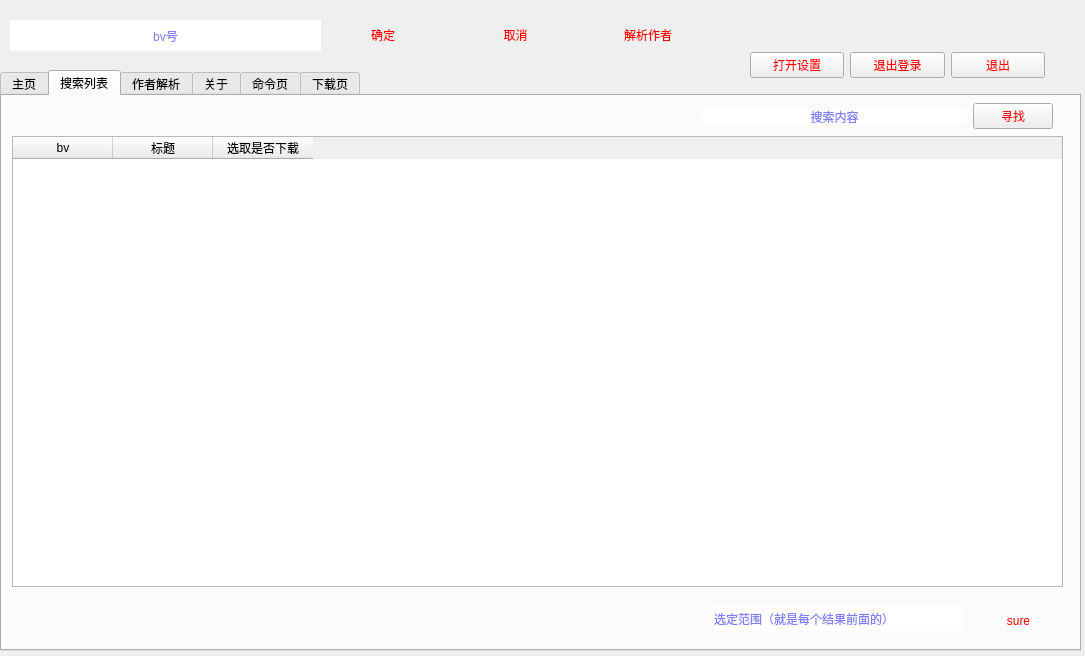
<?xml version="1.0" encoding="UTF-8"?>
<ui version="4.0">
 <class>bilibili_get</class>
 <widget class="QWidget" name="bilibili_get">
  <property name="geometry">
   <rect>
    <x>0</x>
    <y>0</y>
    <width>1085</width>
    <height>656</height>
   </rect>
  </property>
  <property name="windowTitle">
   <string>Widget</string>
  </property>
  <property name="styleSheet">
   <string notr="true">QPushButton {
	color: red;
	font-size: 20;
}
QLineEdit {
	color: blue;
	font-size: 20;
}
tabWidget{
	color: green;
	font-size: 15px;
}</string>
  </property>
  <widget class="QTabWidget" name="tabWidget">
   <property name="enabled">
    <bool>true</bool>
   </property>
   <property name="geometry">
    <rect>
     <x>0</x>
     <y>70</y>
     <width>1081</width>
     <height>581</height>
    </rect>
   </property>
   <property name="currentIndex">
    <number>1</number>
   </property>
   <widget class="QWidget" name="tab">
    <attribute name="title">
     <string>主页</string>
    </attribute>
    <widget class="QPushButton" name="cookie_button">
     <property name="geometry">
      <rect>
       <x>10</x>
       <y>10</y>
       <width>141</width>
       <height>41</height>
      </rect>
     </property>
     <property name="text">
      <string>获得cookie</string>
     </property>
     <property name="flat">
      <bool>true</bool>
     </property>
    </widget>
    <widget class="QTextEdit" name="ztl">
     <property name="enabled">
      <bool>true</bool>
     </property>
     <property name="geometry">
      <rect>
       <x>10</x>
       <y>60</y>
       <width>931</width>
       <height>501</height>
      </rect>
     </property>
     <property name="readOnly">
      <bool>true</bool>
     </property>
     <property name="overwriteMode">
      <bool>false</bool>
     </property>
    </widget>
    <widget class="QWidget" name="verticalLayoutWidget">
     <property name="geometry">
      <rect>
       <x>940</x>
       <y>60</y>
       <width>121</width>
       <height>31</height>
      </rect>
     </property>
     <layout class="QVBoxLayout" name="verticalLayout">
      <item>
       <widget class="QPushButton" name="start_bfq">
        <property name="text">
         <string>启动播放器</string>
        </property>
        <property name="flat">
         <bool>true</bool>
        </property>
       </widget>
      </item>
     </layout>
    </widget>
   </widget>
   <widget class="QWidget" name="tab_5">
    <property name="styleSheet">
     <string notr="true">pushButton{
	color: #070608;
};</string>
    </property>
    <attribute name="title">
     <string>搜索列表</string>
    </attribute>
    <widget class="QLineEdit" name="lineEdit_2">
     <property name="geometry">
      <rect>
       <x>710</x>
       <y>510</y>
       <width>251</width>
       <height>25</height>
      </rect>
     </property>
     <property name="text">
      <string/>
     </property>
     <property name="frame">
      <bool>false</bool>
     </property>
     <property name="placeholderText">
      <string>选定范围（就是每个结果前面的）</string>
     </property>
    </widget>
    <widget class="QPushButton" name="pushButton_2">
     <property name="geometry">
      <rect>
       <x>970</x>
       <y>510</y>
       <width>93</width>
       <height>29</height>
      </rect>
     </property>
     <property name="text">
      <string>sure</string>
     </property>
     <property name="flat">
      <bool>true</bool>
     </property>
    </widget>
    <widget class="QWidget" name="horizontalLayoutWidget_2">
     <property name="geometry">
      <rect>
       <x>700</x>
       <y>0</y>
       <width>351</width>
       <height>41</height>
      </rect>
     </property>
     <layout class="QHBoxLayout" name="horizontalLayout_2">
      <item>
       <widget class="QLineEdit" name="lineEdit">
        <property name="text">
         <string/>
        </property>
        <property name="frame">
         <bool>false</bool>
        </property>
        <property name="alignment">
         <set>Qt::AlignCenter</set>
        </property>
        <property name="dragEnabled">
         <bool>false</bool>
        </property>
        <property name="readOnly">
         <bool>false</bool>
        </property>
        <property name="placeholderText">
         <string>搜索内容</string>
        </property>
        <property name="clearButtonEnabled">
         <bool>true</bool>
        </property>
       </widget>
      </item>
      <item>
       <widget class="QPushButton" name="findS">
        <property name="text">
         <string>寻找</string>
        </property>
       </widget>
      </item>
     </layout>
    </widget>
    <widget class="QTableWidget" name="tableWidget">
     <property name="geometry">
      <rect>
       <x>10</x>
       <y>40</y>
       <width>1051</width>
       <height>451</height>
      </rect>
     </property>
     <column>
      <property name="text">
       <string>bv</string>
      </property>
     </column>
     <column>
      <property name="text">
       <string>标题</string>
      </property>
     </column>
     <column>
      <property name="text">
       <string>选取是否下载</string>
      </property>
     </column>
    </widget>
   </widget>
   <widget class="QWidget" name="tab_2">
    <attribute name="title">
     <string>作者解析</string>
    </attribute>
    <widget class="QLineEdit" name="authorMid">
     <property name="geometry">
      <rect>
       <x>20</x>
       <y>30</y>
       <width>551</width>
       <height>31</height>
      </rect>
     </property>
     <property name="alignment">
      <set>Qt::AlignCenter</set>
     </property>
     <property name="placeholderText">
      <string>作者id</string>
     </property>
     <property name="clearButtonEnabled">
      <bool>true</bool>
     </property>
    </widget>
    <widget class="QPushButton" name="getUsrInfo">
     <property name="geometry">
      <rect>
       <x>600</x>
       <y>30</y>
       <width>93</width>
       <height>29</height>
      </rect>
     </property>
     <property name="text">
      <string>解析作者</string>
     </property>
    </widget>
    <widget class="QLineEdit" name="input_a">
     <property name="geometry">
      <rect>
       <x>570</x>
       <y>510</y>
       <width>261</width>
       <height>25</height>
      </rect>
     </property>
     <property name="placeholderText">
      <string>输入下载区间，详见“关于”</string>
     </property>
    </widget>
    <widget class="QPushButton" name="okForAuthor">
     <property name="geometry">
      <rect>
       <x>840</x>
       <y>510</y>
       <width>111</width>
       <height>29</height>
      </rect>
     </property>
     <property name="text">
      <string>确定</string>
     </property>
    </widget>
    <widget class="QTextEdit" name="videoOfAuthor">
     <property name="geometry">
      <rect>
       <x>20</x>
       <y>80</y>
       <width>1031</width>
       <height>411</height>
      </rect>
     </property>
    </widget>
    <widget class="QLabel" name="label">
     <property name="geometry">
      <rect>
       <x>780</x>
       <y>30</y>
       <width>241</width>
       <height>20</height>
      </rect>
     </property>
     <property name="text">
      <string/>
     </property>
    </widget>
   </widget>
   <widget class="QWidget" name="tab_3">
    <attribute name="title">
     <string>关于</string>
    </attribute>
    <widget class="QTextEdit" name="about">
     <property name="enabled">
      <bool>true</bool>
     </property>
     <property name="geometry">
      <rect>
       <x>0</x>
       <y>30</y>
       <width>1071</width>
       <height>591</height>
      </rect>
     </property>
     <property name="html">
      <string>&lt;!DOCTYPE HTML PUBLIC &quot;-//W3C//DTD HTML 4.0//EN&quot; &quot;http://www.w3.org/TR/REC-html40/strict.dtd&quot;&gt;
&lt;html&gt;&lt;head&gt;&lt;meta name=&quot;qrichtext&quot; content=&quot;1&quot; /&gt;&lt;meta charset=&quot;utf-8&quot; /&gt;&lt;style type=&quot;text/css&quot;&gt;
p, li { white-space: pre-wrap; }
hr { height: 1px; border-width: 0; }
&lt;/style&gt;&lt;/head&gt;&lt;body style=&quot; font-family:'Microsoft YaHei UI'; font-size:9pt; font-weight:400; font-style:normal;&quot;&gt;
&lt;ol style=&quot;margin-top: 0px; margin-bottom: 0px; margin-left: 0px; margin-right: 0px; -qt-list-indent: 1;&quot;&gt;&lt;li style=&quot; font-family:'Open Sans','Helvetica Neue','Helvetica','Arial','sans-serif'; color:#606c71;&quot; style=&quot; margin-top:0px; margin-bottom:0px; margin-left:0px; margin-right:0px; -qt-block-indent:0; text-indent:0px;&quot;&gt;本软件只提供视频解析，不提供任何资源上传、存储到服务器的功能。&lt;/li&gt;
&lt;li style=&quot; font-family:'Open Sans','Helvetica Neue','Helvetica','Arial','sans-serif'; color:#606c71;&quot; style=&quot; margin-top:0px; margin-bottom:0px; margin-left:0px; margin-right:0px; -qt-block-indent:0; text-indent:0px;&quot;&gt;本软件仅解析来自B站的内容，不会对解析到的音视频进行二次编码，部分视频会进行有限的格式转换、拼接等操作。&lt;/li&gt;
&lt;li style=&quot; font-family:'Open Sans','Helvetica Neue','Helvetica','Arial','sans-serif'; color:#606c71;&quot; style=&quot; margin-top:0px; margin-bottom:0px; margin-left:0px; margin-right:0px; -qt-block-indent:0; text-indent:0px;&quot;&gt;本软件解析得到的所有内容均来自B站UP主上传、分享，其版权均归原作者所有。内容提供者、上传者（UP主）应对其提供、上传的内容承担全部责任。&lt;/li&gt;
&lt;li style=&quot; font-family:'Open Sans','Helvetica Neue','Helvetica','Arial','sans-serif'; color:#606c71;&quot; style=&quot; margin-top:0px; margin-bottom:0px; margin-left:0px; margin-right:0px; -qt-block-indent:0; text-indent:0px;&quot;&gt;&lt;span style=&quot; font-weight:700;&quot;&gt;本软件提供的所有内容，仅可用作学习交流使用，未经原作者授权，禁止用于其他用途。请在下载24小时内删除。为尊重作者版权，请前往资源的原始发布网站观看，支持原创，谢谢。&lt;/span&gt;&lt;/li&gt;
&lt;li style=&quot; font-family:'Open Sans','Helvetica Neue','Helvetica','Arial','sans-serif'; color:#606c71;&quot; style=&quot; margin-top:0px; margin-bottom:12px; margin-left:0px; margin-right:0px; -qt-block-indent:0; text-indent:0px;&quot;&gt;因使用本软件产生的版权问题，软件作者概不负责。&lt;/li&gt;&lt;/ol&gt;
&lt;p style=&quot; margin-top:0px; margin-bottom:0px; margin-left:0px; margin-right:0px; -qt-block-indent:0; text-indent:0px;&quot;&gt;&lt;span style=&quot; font-family:'Open Sans','Helvetica Neue','Helvetica','Arial','sans-serif'; color:#606c71;&quot;&gt;&lt;br /&gt;&lt;/span&gt;&lt;/p&gt;&lt;/body&gt;&lt;/html&gt;</string>
     </property>
    </widget>
    <widget class="QLabel" name="label_4">
     <property name="geometry">
      <rect>
       <x>0</x>
       <y>0</y>
       <width>1061</width>
       <height>20</height>
      </rect>
     </property>
     <property name="text">
      <string>关于</string>
     </property>
    </widget>
   </widget>
   <widget class="QWidget" name="tab_4">
    <attribute name="title">
     <string>命令页</string>
    </attribute>
    <widget class="QTextEdit" name="cmd">
     <property name="geometry">
      <rect>
       <x>20</x>
       <y>10</y>
       <width>921</width>
       <height>171</height>
      </rect>
     </property>
     <property name="placeholderText">
      <string>命令</string>
     </property>
    </widget>
    <widget class="QPushButton" name="cmdButton">
     <property name="geometry">
      <rect>
       <x>960</x>
       <y>10</y>
       <width>93</width>
       <height>29</height>
      </rect>
     </property>
     <property name="text">
      <string>执行</string>
     </property>
    </widget>
    <widget class="QTextEdit" name="cmdReturn">
     <property name="geometry">
      <rect>
       <x>20</x>
       <y>200</y>
       <width>1041</width>
       <height>341</height>
      </rect>
     </property>
     <property name="readOnly">
      <bool>true</bool>
     </property>
    </widget>
   </widget>
   <widget class="QWidget" name="tab_6">
    <attribute name="title">
     <string>下载页</string>
    </attribute>
    <widget class="QLabel" name="label_2">
     <property name="geometry">
      <rect>
       <x>30</x>
       <y>20</y>
       <width>81</width>
       <height>31</height>
      </rect>
     </property>
     <property name="text">
      <string>正在下载：</string>
     </property>
    </widget>
    <widget class="QLabel" name="downloadName">
     <property name="geometry">
      <rect>
       <x>120</x>
       <y>20</y>
       <width>931</width>
       <height>31</height>
      </rect>
     </property>
     <property name="text">
      <string/>
     </property>
    </widget>
    <widget class="QProgressBar" name="progressBar">
     <property name="geometry">
      <rect>
       <x>30</x>
       <y>70</y>
       <width>461</width>
       <height>23</height>
      </rect>
     </property>
     <property name="value">
      <number>24</number>
     </property>
    </widget>
   </widget>
  </widget>
  <widget class="QLineEdit" name="bv_line">
   <property name="geometry">
    <rect>
     <x>10</x>
     <y>20</y>
     <width>311</width>
     <height>31</height>
    </rect>
   </property>
   <property name="text">
    <string/>
   </property>
   <property name="frame">
    <bool>false</bool>
   </property>
   <property name="alignment">
    <set>Qt::AlignCenter</set>
   </property>
   <property name="placeholderText">
    <string>bv号</string>
   </property>
   <property name="clearButtonEnabled">
    <bool>true</bool>
   </property>
  </widget>
  <widget class="QWidget" name="horizontalLayoutWidget">
   <property name="geometry">
    <rect>
     <x>320</x>
     <y>20</y>
     <width>391</width>
     <height>31</height>
    </rect>
   </property>
   <layout class="QHBoxLayout" name="horizontalLayout">
    <item>
     <widget class="QPushButton" name="sure_button">
      <property name="styleSheet">
       <string notr="true"/>
      </property>
      <property name="text">
       <string>确定</string>
      </property>
      <property name="flat">
       <bool>true</bool>
      </property>
     </widget>
    </item>
    <item>
     <widget class="QPushButton" name="unsure_button">
      <property name="styleSheet">
       <string notr="true"/>
      </property>
      <property name="text">
       <string>取消</string>
      </property>
      <property name="flat">
       <bool>true</bool>
      </property>
     </widget>
    </item>
    <item>
     <widget class="QPushButton" name="pushButton_5">
      <property name="text">
       <string>解析作者</string>
      </property>
      <property name="flat">
       <bool>true</bool>
      </property>
     </widget>
    </item>
   </layout>
  </widget>
  <widget class="QWidget" name="horizontalLayoutWidget_3">
   <property name="geometry">
    <rect>
     <x>750</x>
     <y>50</y>
     <width>295</width>
     <height>31</height>
    </rect>
   </property>
   <layout class="QHBoxLayout" name="horizontalLayout_3">
    <item>
     <widget class="QPushButton" name="settingForButton">
      <property name="text">
       <string>打开设置</string>
      </property>
     </widget>
    </item>
    <item>
     <widget class="QPushButton" name="out">
      <property name="text">
       <string>退出登录</string>
      </property>
     </widget>
    </item>
    <item>
     <widget class="QPushButton" name="pushButton_3">
      <property name="enabled">
       <bool>true</bool>
      </property>
      <property name="text">
       <string>退出</string>
      </property>
      <property name="flat">
       <bool>false</bool>
      </property>
     </widget>
    </item>
   </layout>
  </widget>
  <widget class="QLabel" name="userName">
   <property name="geometry">
    <rect>
     <x>768</x>
     <y>20</y>
     <width>241</width>
     <height>20</height>
    </rect>
   </property>
   <property name="text">
    <string/>
   </property>
   <property name="textFormat">
    <enum>Qt::AutoText</enum>
   </property>
   <property name="alignment">
    <set>Qt::AlignCenter</set>
   </property>
  </widget>
 </widget>
 <resources/>
 <connections/>
</ui>
